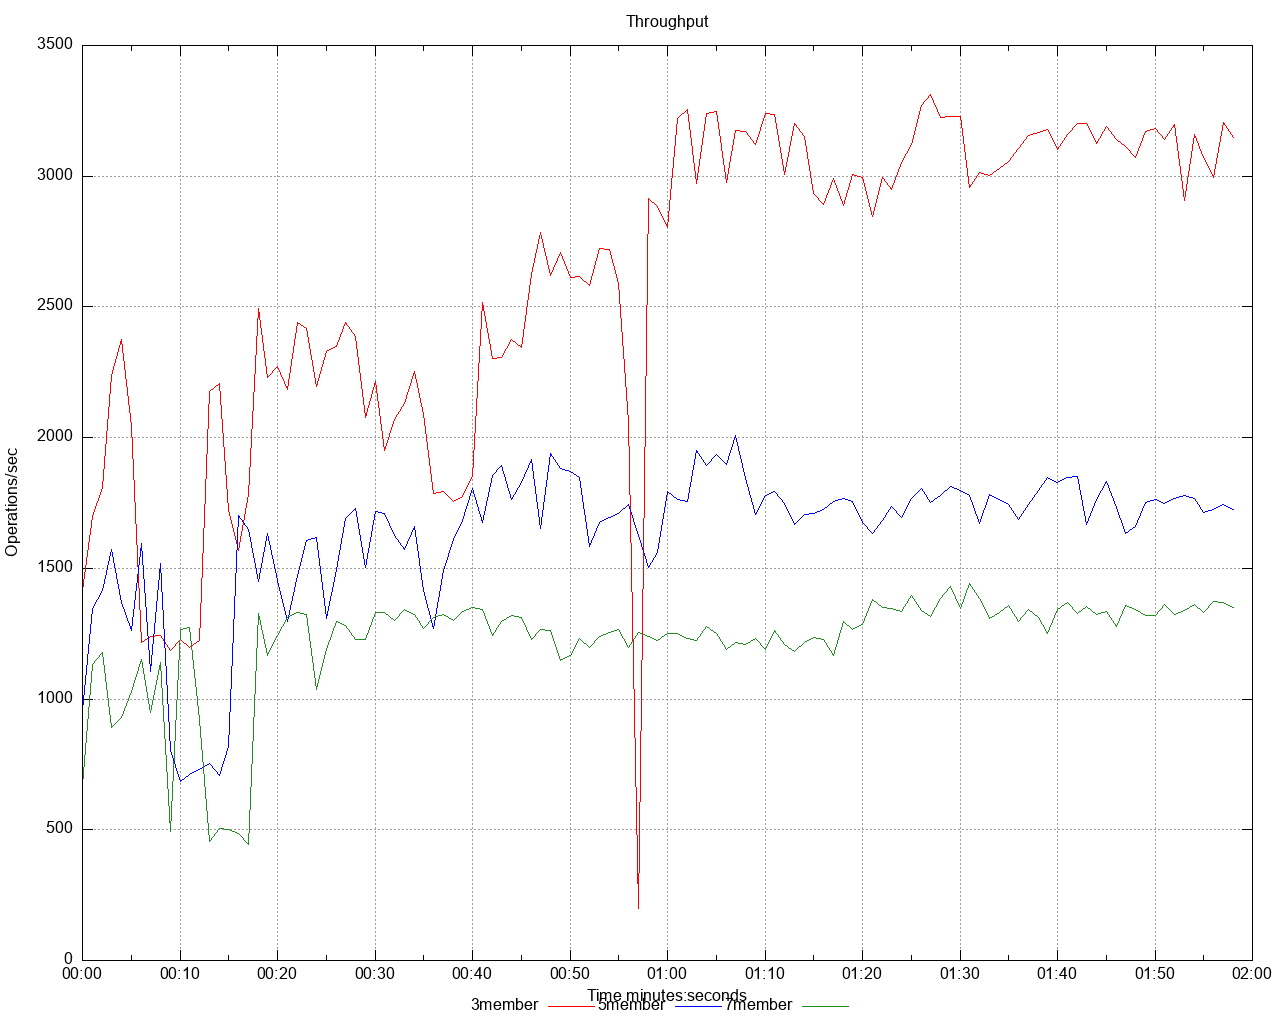

gnuplot code for this plot:
set title 'Throughput' noenhanced
set style data lines
set datafile separator ","
set terminal png size 1280,1024
set grid
set key below
set xdata time
set timefmt "%s"
offset = 0
t0(x)=(offset=($0==0) ? x : offset, x - offset)
set xlabel 'Time minutes:seconds'
set ylabel 'Operations/sec'
set output '/Users/gbarnett/git/hazelcast-simulator/atomicreference/3and5and7/throughput/throughput.png'
plot \
   '/Users/gbarnett/git/hazelcast-simulator/atomicreference/3and5and7/data/throughput_1.data' using (t0(timecolumn(1))):2 title "3member" noenhanced lt rgb "red", \
   '/Users/gbarnett/git/hazelcast-simulator/atomicreference/3and5and7/data/throughput_2.data' using (t0(timecolumn(1))):2 title "5member" noenhanced lt rgb "blue", \
   '/Users/gbarnett/git/hazelcast-simulator/atomicreference/3and5and7/data/throughput_3.data' using (t0(timecolumn(1))):2 title "7member" noenhanced lt rgb "forest-green", \
